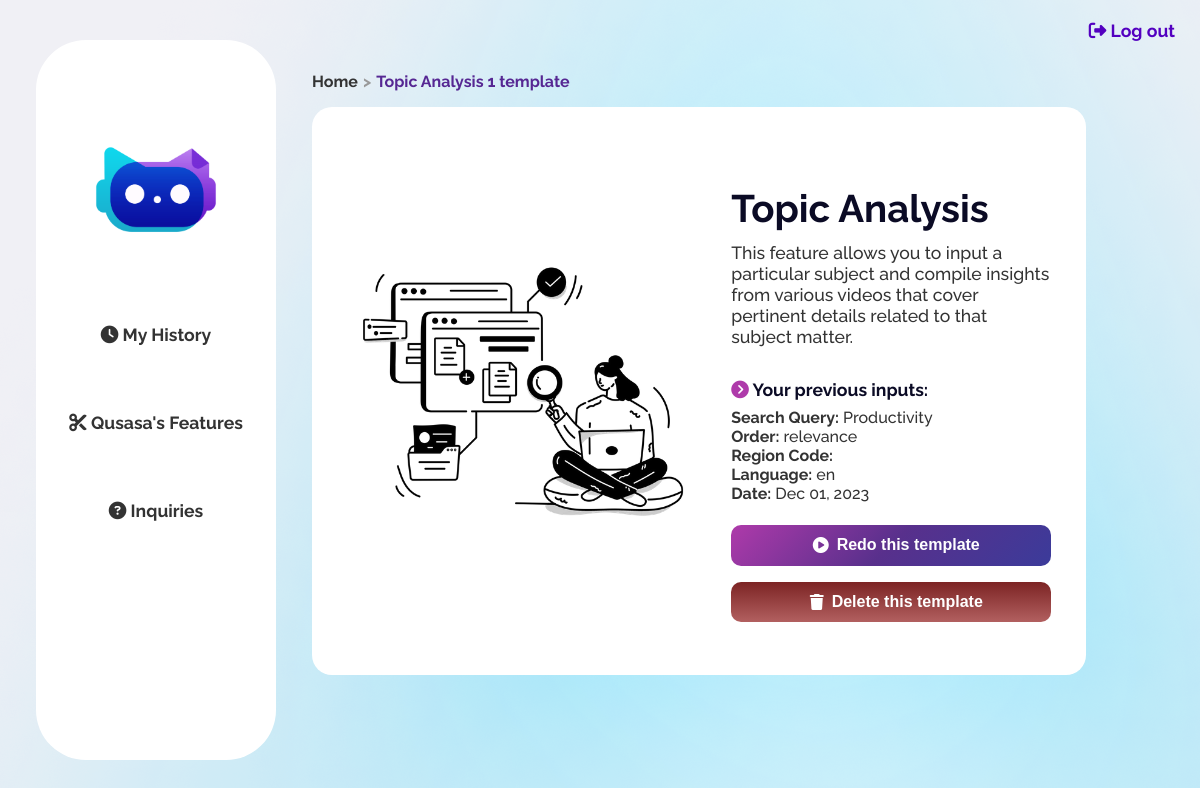
Page /topic-analysis/1/ (signed in) on the committed database.
### qusasa/models.py (models this page shows)
class TopicAnalysisHistory(models.Model):
    user = models.ForeignKey(settings.AUTH_USER_MODEL, on_delete=models.CASCADE)
    search_query = models.CharField(max_length=200)
    order = models.CharField(max_length=50)
    region_code = models.CharField(max_length=50)
    language = models.CharField(max_length=50)
    created_at = models.DateTimeField(auto_now_add=True)

### qusasa/views.py (the view)
# urls.py: path('topic-analysis/<int:history_id>/', views.topic_analysis_detail, name='topic_analysis_detail'),
def topic_analysis_detail(request, history_id):
    history = get_object_or_404(TopicAnalysisHistory, pk=history_id, user=request.user)
    return render(request, 'features_pages/topic_analysis/topic_analysis_detail.html', {'history': history})

### qusasa/backend.py (called while the page is built)
    def get_user(self, user_id):
        UserModel = get_user_model()
        try:
            return UserModel.objects.get(pk=user_id)
        except UserModel.DoesNotExist:
            return None

### qusasa/templates/features_pages/topic_analysis/topic_analysis_detail.html (shortened to what this page needs)
{% load static %}
<!DOCTYPE html>
<html lang="en">
  <head>
    <link rel="stylesheet" href="{% static 'qusasa/css/base.css' %}" />
    <link rel="stylesheet" href="{% static 'qusasa/css/cards.css' %}" />
    <link rel="stylesheet" href="{% static 'qusasa/css/feature_details.css' %}" />
  </head>
  <body>
    <a class="log-out" href="{% url 'logout' %}"><i class="fa-solid fa-right-from-bracket"></i> Log out</a>
    {% include 'side_nav.html' %}
    <div class="content">
        <ul class="breadcrumbs">
            <li><a href="{% url 'base' %}" {% if request.resolver_match.url_name == 'base' %}  {% endif %}> Home</a></li>
            <li id="current">Topic Analysis {{history.id}} template</li>
        </ul>
      <div class="history">
        <div class="header">
            <div class="feature-head">
                    <img src="{% static 'qusasa/images/feature_1.webp'  %}" style="object-fit: contain; max-width: 22rem;" alt="">
                <div class="feature-text">
                    <h1>Topic Analysis</h1>
                    <p>This feature allows you to input a particular subject and compile insights from various videos that cover pertinent details related to that subject matter.</p>
                    <div class="input-output">
                        <div class="input">
                            <h3><i class="fa-solid fa-circle-chevron-right"></i> Your previous inputs:</h3>
                            <p><div class="details">
                                <p><strong>Search Query:</strong> {{ history.search_query }}</p>
                                <p><strong>Order:</strong> {{ history.order }}</p>
                                <p><strong>Region Code:</strong> {{ history.region_code }}</p>
                                <p><strong>Language:</strong> {{ history.language }}</p>
                                <p><strong>Date:</strong> {{ history.created_at|date:"M d, Y" }}</p>
                            </div>
                            </p>
                        </div>
                        <br>
                        <div class="output">
                            <a href="{% url 'topic_analysis_redo' history.id %}"><button style="width: 20rem"><i class="fa-solid fa-circle-play" style="color: white; margin-right: 0.5rem;"></i> Redo this template</button></a>
                            <a href="{% url 'delete_history' 'topic' history.id %}" onclick="return confirm('Are you sure you want to delete this template?');">
                              <button style="width: 20rem; margin-top: 1rem; background: linear-gradient(rgb(124, 36, 36), rgb(178, 96, 96))">
                                <i class="fa-solid fa-trash" style="color: white; margin-right: 0.5rem;"></i> Delete this template
                              </button>
                          </a>
                          </div>
                    </div>                </div>
            </div>
        </div>
      </div>
    </div>
  </body>
</html>

### qusasa/static/qusasa/css/base.css (style rules this page uses)
html { width: 100%; margin: 0; padding: 0; background: #f0f0f5; background-repeat: no-repeat; background-attachment: fixed; font-family: 'Raleway', sans-serif; color: white; }
body { min-height: 100%; height: 100%; width: 100%; margin: 0; padding: 0; background-image: url("static/images/Frame 2.png"); background-repeat: no-repeat; background-attachment: fixed; display: flex; flex-direction: row; min-height: 100vh; justify-content: stretch; align-items: start; align-content: start; justify-items: start; }
a { text-decoration: none; }
.log-out { color: #5300c0; cursor: pointer; transition: ease 0.2s; font-size: 1.1rem; font-weight: 700; position: absolute; top: 20px; right: 25px; }
.content { min-height: 90%; width: 30vw; display: flex; flex-direction: column; justify-content: flex-start; align-items: flex-start; flex: 1; padding-top: 5vh; }
.content .history { background-color: white; border-radius: 20px; color: #0B0B25; width: 80%; padding: 2rem; font-weight: 700; font-size: 1.2rem; }
.history button { padding: 15px 50px; border-radius: 50px; border: none; outline: none; background: linear-gradient(#009ba6b6, #1C93B9); color: white; font-weight: 700; font-size: 1rem; cursor: pointer; position: relative; display: flex; flex-direction: row; justify-content: center; align-items: center; align-self: center; margin-top: 2rem; z-index: 1; }
.history button i { margin-left: 10px; }
.history button::before { content: ""; position: absolute; border-radius: 50px; top: 0; left: 0; right: 0; bottom: 0; z-index: -1; background: linear-gradient(#36f2ffd8, #29abd6); transition: 0.3s; opacity: 0; }
.breadcrumbs { list-style: none; padding: 0; }
.breadcrumbs li { display: flex; flex-direction: row; justify-content: center; margin-right: 5px; }
.breadcrumbs li::after { content: " > "; color: #999; margin-left: 5px; }
.breadcrumbs li:last-child::after { content: ""; }
.breadcrumbs a { text-decoration: none; color: #333; }
.breadcrumbs { color: #333; font-weight: bold; display: flex; flex-direction: row; justify-content: center; margin-top: 2rem; }
.breadcrumbs #current { color: #562793; }
.content p { color: #333; font-weight: 700; margin: 0; padding: 0; font-size: 1.2rem; }

### qusasa/static/qusasa/css/cards.css (style rules this page uses)
.content { margin-bottom: 50vh; }
.content .history { display: flex; flex-direction: row; flex-wrap: wrap; justify-content:center; align-items: center; }

### qusasa/static/qusasa/css/feature_details.css (style rules this page uses)
.header { padding: 3%; }
.feature-head { display: flex; flex-direction: row; height: 50%; }
button i { margin-right: 5px; }
.feature-head img { max-width: 35%; max-height: 100%; height: auto; margin-right: 2rem; }
.feature-text h1 { margin-bottom: 0.7rem; }
.feature-text p { font-weight: 500; font-size: 1.1rem; }
.feature-text button { background: linear-gradient(#379eac, #06a4b9); padding: 0.8rem 3rem; width: 60%; transition: ease 0.2s; margin-top: 1.5rem; }
.input-output { margin-top: 2rem; }
.input-output h3 { margin: 0; margin-bottom: 0.5rem; font-size: 1.1rem; }
.input-output p { font-weight: 500; font-size: 1rem; width: 80%; }
.input-output .input { margin-bottom: 0; }
.input-output .output button { margin: 0; background: linear-gradient(-45deg, #3b3b9a, #58308c, #ae3aaa); border-radius: 10px; padding: 0.7rem 3rem; transition: ease 0.2s; }
.input-output .output button::before { opacity: 0; }
.input-output i { color: #ae3aaa; }

### rows in the picture
TopicAnalysisHistory: id "1", search_query "Productivity", order "relevance", language "en", created_at "Dec 01, 2023"
